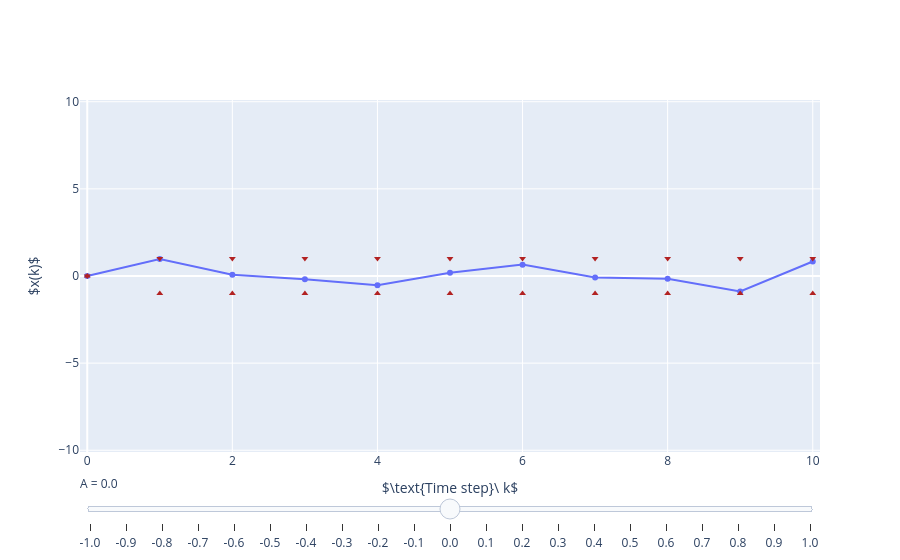

Source (notebook cell):
### Markdown cell above
Since we are only considering intervals, we observe that the lower bound and upper bound of $A\mathbb{X}(1)\oplus\mathbb{D}$ are $-|A|-1$ and $|A|+1$, respectively.
Therefore, we have determined that
$$ \mathbb{X}(2) = A\mathbb{X}(1)\oplus\mathbb{D} = [-|A|-1, |A|+1] $$
and that $x(2)\in\mathbb{X}(2)$.

Now if we go one time step further, we want to determine $\mathbb{X}(3)$ from
$$ x(3) = Ax(2) + d(2). $$
Here, we can use again the Minkowski sum to write 
$$ \mathbb{X}(3) = A\mathbb{X}(2)\oplus \mathbb{D} = A^2\mathbb{X}(1)\oplus A\mathbb{D} \oplus \mathbb{D} = A^2\mathbb{D}\oplus A\mathbb{D} \oplus \mathbb{D}, $$
where we used the formulas for $\mathbb{X}(2)$ and $\mathbb{X}(1)$, which we found further above.

For the scalar system, we realize that $\mathbb{X}(2)$ is an interval again. So, we obtain
$$ \mathbb{X}(3) = [-|A|^2-|A|-1,|A|^2+|A|+1] $$
such that $x(3)\in\mathbb{X}(3)$, where we followed the same ideas as above.

By iteratively applying the dynamics, we can show that
$$ x(k)=\sum_{i=0}^{k-1}A^{k-1-i}d(i)$$
which leads to
$$ \mathbb{X}(k)={\bigoplus}_{i=0}^{k-1}A^{k-1-i}\mathbb{D}, $$
where we use the big $\oplus$ similar to the sum operator $\sum$ but for Minkowski sums and not addition.

For the scalar system, we get
$$ \mathbb{X}(k)={\bigoplus}_{i=0}^{k-1}A^{k-1-i}\mathbb{D}=\left[-\sum_{i=0}^{k-1}|A|^i,\sum_{i=0}^{k-1}|A|^i\right]. $$

Let us now focus only on the scalar system example to analyze the set $\mathbb{X}(k)$.

Since the upper and the lower bounds of the interval represent a [geometric series](https://en.wikipedia.org/wiki/Geometric_series), we can rewrite the interval as
$$  \mathbb{X}(k)=\left[-\frac{1-|A|^{k}}{1-|A|},\frac{1-|A|^{k}}{1-|A|}\right], $$
whenever $|A|\neq 1$.

When $|A|=1$, the set $\mathbb{X}(k)$ is given by
$$ \mathbb{X}(k)=\left[-\sum_{i=0}^{k-1}1^i,\sum_{i=0}^{k-1}1^i\right]=\left[-(k-1),k-1\right], $$
which also grows unbounded as $k$ grows large.

Thus, at each time step we know in which set $\mathbb{X}(k)$ the state $x(k)$ will lie if it is influenced by an additive disturbance and we have, therefore, quantified how the disturbance affects the dynamical system.

In the plot below you can change the value of $A$ and see how the set $\mathbb{X}(k)$ changes over $10$ time steps. 
An example trajectory of the system state $x(k)$ is also plotted, where at each time step $d(k)$ is randomly drawn from the set $\mathbb{D}=[-1,1]$.

### Code cell
# Code for trajectories of dynamical system

random.seed(a=5)
def get_set_bounds(d_bound,A,T):
    d_set_bounds = [0]
    for k in range(T):
        if k == 0:
            d_set_bound_k = d_bound
        else:
            d_set_bound_k = d_set_bounds[-1]*abs(A)+d_bound

        d_set_bounds.append(d_set_bound_k)

    return d_set_bounds


def get_trajectory(x0,A,T,d_bound):
    x_traj = [x0]
    for _ in range(T):
        # draw random disturbance from uniform interval
        dk = random.uniform(-d_bound,d_bound)
        xnew = A*x_traj[-1]+dk
        x_traj.append(xnew)

    return x_traj
# system parameters
x0 = 0
A = -1
T = 10
d_bound = 1

time_steps = np.arange(T+1)

slider_values = np.linspace(-1,1,21)
t_init = 0.0

steps = []
traj_dict = {}
set_bound_dict = {}
for value in slider_values:
    value_rounded = np.round(value,2)
    traj_fun = lambda x: get_trajectory(x0=x0,A=x,T=T,d_bound=d_bound)
    set_fun = lambda x: get_set_bounds(d_bound=d_bound, A=x, T=T)
    
    traj_dict[value_rounded] = traj_fun(value_rounded)
    set_bound_dict[value_rounded] = set_fun(value_rounded)
    
    step = dict(
        method="update",
        label=str(value_rounded),
        args=[
            {
                "x": [time_steps, time_steps, time_steps],
                "y": [traj_dict[value_rounded], [-1*i for i in set_bound_dict[value_rounded]], set_bound_dict[value_rounded]]
            }
        ]
    )
    steps.append(step)

sliders = [dict(
    active=np.argwhere(slider_values==t_init).item(),
    steps=steps,
    currentvalue={"prefix": r"A = "}
)]

fig4 = go.Figure(data=[
    go.Scatter(x=time_steps,
        y=traj_dict[t_init],
        mode="markers+lines",
        name = 'x(k)'),
    go.Scatter(x=time_steps, y=[-1*i for i in set_bound_dict[t_init]], mode="markers", marker=dict(symbol="triangle-up", color = 'firebrick')),
    go.Scatter(x=time_steps, y=set_bound_dict[t_init], mode="markers", marker=dict(symbol="triangle-down", color = 'firebrick'))
])



fig4.update_yaxes(range=[-10.1,10.1])
fig4.update_xaxes(range=[-0.1,10.1])

# Initial annotation (for t_init)
fig4.update_layout(
    sliders=sliders,
    xaxis=dict(
                title=dict(
                    text=r"$\text{Time step}\ k$"
                    )
                ),
    yaxis=dict(
            title=dict(
                text=r"$x(k)$"
                )
            ),
    showlegend=False
)

HTML(fig4.to_html(include_plotlyjs=False, full_html=False, div_id="fig4"))

### Figure 1 — Plotly figure (JSON) as saved in the notebook; plotly's stock layout.template omitted (floating-point values rounded to 4 significant figures)
{"data": [{"mode": "markers+lines", "name": "x(k)", "type": "scatter", "x": [0, 1, 2, 3, 4, 5, 6, 7, 8, 9, 10], "y": [0, 0.9734, 0.06706, -0.1882, -0.5253, 0.1879, 0.6526, -0.08867, -0.1565, -0.8886, 0.8321]}, {"marker": {"color": "firebrick", "symbol": "triangle-up"}, "mode": "markers", "type": "scatter", "x": [0, 1, 2, 3, 4, 5, 6, 7, 8, 9, 10], "y": [0, -1, -1, -1, -1, -1, -1, -1, -1, -1, -1]}, {"marker": {"color": "firebrick", "symbol": "triangle-down"}, "mode": "markers", "type": "scatter", "x": [0, 1, 2, 3, 4, 5, 6, 7, 8, 9, 10], "y": [0, 1, 1, 1, 1, 1, 1, 1, 1, 1, 1]}], "layout": {"showlegend": false, "sliders": [{"active": 10, "currentvalue": {"prefix": "A = "}, "steps": [{"args": [{"x": [[0, 1, 2, 3, 4, 5, 6, 7, 8, 9, 10], [0, 1, 2, 3, 4, 5, 6, 7, 8, 9, 10], [0, 1, 2, 3, 4, 5, 6, 7, 8, 9, 10]], "y": [[0, 0.2458, 0.2378, 0.3526, 0.5323, -0.05249, 0.8971, -1.839, 1.77, -0.8837, 1.182], [0, -1, -2, -3, -4, -5, -6, -7, -8, -9, -10], [0, 1, 2, 3, 4, 5, 6, 7, 8, 9, 10]]}], "label": "-1.0", "method": "update"}, {"args": [{"x": [[0, 1, 2, 3, 4, 5, 6, 7, 8, 9, 10], [0, 1, 2, 3, 4, 5, 6, 7, 8, 9, 10], [0, 1, 2, 3, 4, 5, 6, 7, 8, 9, 10]], "y": [[0, 0.8018, -1.495, 1.284, -1.662, 1.584, -1.277, 0.1758, -0.7248, 0.2113, 0.6425], [0, -1, -1.9, -2.71, -3.439, -4.095, -4.686, -5.217, -5.695, -6.126, -6.513], [0, 1, 1.9, 2.71, 3.439, 4.095, 4.686, 5.217, 5.695, 6.126, 6.513]]}], "label": "-0.9", "method": "update"}, {"args": [{"x": [[0, 1, 2, 3, 4, 5, 6, 7, 8, 9, 10], [0, 1, 2, 3, 4, 5, 6, 7, 8, 9, 10], [0, 1, 2, 3, 4, 5, 6, 7, 8, 9, 10]], "y": [[0, 0.5315, -1.106, 1.479, -1.906, 1.759, -2.154, 0.7269, 0.1613, -0.7101, -0.0009393], [0, -1, -1.8, -2.44, -2.952, -3.362, -3.689, -3.951, -4.161, -4.329, -4.463], [0, 1, 1.8, 2.44, 2.952, 3.362, 3.689, 3.951, 4.161, 4.329, 4.463]]}], "label": "-0.8", "method": "update"}, {"args": [{"x": [[0, 1, 2, 3, 4, 5, 6, 7, 8, 9, 10], [0, 1, 2, 3, 4, 5, 6, 7, 8, 9, 10], [0, 1, 2, 3, 4, 5, 6, 7, 8, 9, 10]], "y": [[0, 0.9648, 0.06943, -0.47, 1.252, -0.7979, 0.9142, -1.23, 1.743, -0.839, 1.52], [0, -1, -1.7, -2.19, -2.533, -2.773, -2.941, -3.059, -3.141, -3.199, -3.239], [0, 1, 1.7, 2.19, 2.533, 2.773, 2.941, 3.059, 3.141, 3.199, 3.239]]}], "label": "-0.7", "method": "update"}, {"args": [{"x": [[0, 1, 2, 3, 4, 5, 6, 7, 8, 9, 10], [0, 1, 2, 3, 4, 5, 6, 7, 8, 9, 10], [0, 1, 2, 3, 4, 5, 6, 7, 8, 9, 10]], "y": [[0, 0.7875, -0.8749, 0.2473, -0.8165, -0.2187, -0.7385, 0.04582, 0.1787, -1.1, 1.016], [0, -1, -1.6, -1.96, -2.176, -2.306, -2.383, -2.43, -2.458, -2.475, -2.485], [0, 1, 1.6, 1.96, 2.176, 2.306, 2.383, 2.43, 2.458, 2.475, 2.485]]}], "label": "-0.6", "method": "update"}, {"args": [{"x": [[0, 1, 2, 3, 4, 5, 6, 7, 8, 9, 10], [0, 1, 2, 3, 4, 5, 6, 7, 8, 9, 10], [0, 1, 2, 3, 4, 5, 6, 7, 8, 9, 10]], "y": [[0, -0.3242, -0.218, 0.746, -0.4115, -0.1627, 0.04376, 0.3875, -1.08, 1.49, -1.699], [0, -1, -1.5, -1.75, -1.875, -1.938, -1.969, -1.984, -1.992, -1.996, -1.998], [0, 1, 1.5, 1.75, 1.875, 1.938, 1.969, 1.984, 1.992, 1.996, 1.998]]}], "label": "-0.5", "method": "update"}, {"args": [{"x": [[0, 1, 2, 3, 4, 5, 6, 7, 8, 9, 10], [0, 1, 2, 3, 4, 5, 6, 7, 8, 9, 10], [0, 1, 2, 3, 4, 5, 6, 7, 8, 9, 10]], "y": [[0, 0.4996, 0.4899, -1.16, 1.039, -0.6834, 0.4304, -1.154, -0.4449, -0.4602, 1.094], [0, -1, -1.4, -1.56, -1.624, -1.65, -1.66, -1.664, -1.666, -1.666, -1.666], [0, 1, 1.4, 1.56, 1.624, 1.65, 1.66, 1.664, 1.666, 1.666, 1.666]]}], "label": "-0.4", "method": "update"}, {"args": [{"x": [[0, 1, 2, 3, 4, 5, 6, 7, 8, 9, 10], [0, 1, 2, 3, 4, 5, 6, 7, 8, 9, 10], [0, 1, 2, 3, 4, 5, 6, 7, 8, 9, 10]], "y": [[0, -0.607, 0.6936, 0.6512, 0.6887, -0.5179, -0.1351, 0.08992, 0.5242, -0.9412, 0.7791], [0, -1, -1.3, -1.39, -1.417, -1.425, -1.428, -1.428, -1.428, -1.429, -1.429], [0, 1, 1.3, 1.39, 1.417, 1.425, 1.428, 1.428, 1.428, 1.429, 1.429]]}], "label": "-0.3", "method": "update"}, {"args": [{"x": [[0, 1, 2, 3, 4, 5, 6, 7, 8, 9, 10], [0, 1, 2, 3, 4, 5, 6, 7, 8, 9, 10], [0, 1, 2, 3, 4, 5, 6, 7, 8, 9, 10]], "y": [[0, 0.5945, 0.6005, -1.047, 1.101, -1.038, -0.111, 0.2438, 0.7874, -0.4776, 0.9439], [0, -1, -1.2, -1.24, -1.248, -1.25, -1.25, -1.25, -1.25, -1.25, -1.25], [0, 1, 1.2, 1.24, 1.248, 1.25, 1.25, 1.25, 1.25, 1.25, 1.25]]}], "label": "-0.2", "method": "update"}, {"args": [{"x": [[0, 1, 2, 3, 4, 5, 6, 7, 8, 9, 10], [0, 1, 2, 3, 4, 5, 6, 7, 8, 9, 10], [0, 1, 2, 3, 4, 5, 6, 7, 8, 9, 10]], "y": [[0, 0.09029, -0.3841, -0.328, -0.6122, -0.7824, -0.624, 0.4408, 0.9494, -0.7719, -0.8257], [0, -1, -1.1, -1.11, -1.111, -1.111, -1.111, -1.111, -1.111, -1.111, -1.111], [0, 1, 1.1, 1.11, 1.111, 1.111, 1.111, 1.111, 1.111, 1.111, 1.111]]}], "label": "-0.1", "method": "update"}, {"args": [{"x": [[0, 1, 2, 3, 4, 5, 6, 7, 8, 9, 10], [0, 1, 2, 3, 4, 5, 6, 7, 8, 9, 10], [0, 1, 2, 3, 4, 5, 6, 7, 8, 9, 10]], "y": [[0, 0.9734, 0.06706, -0.1882, -0.5253, 0.1879, 0.6526, -0.08867, -0.1565, -0.8886, 0.8321], [0, -1, -1, -1, -1, -1, -1, -1, -1, -1, -1], [0, 1, 1, 1, 1, 1, 1, 1, 1, 1, 1]]}], "label": "0.0", "method": "update"}, {"args": [{"x": [[0, 1, 2, 3, 4, 5, 6, 7, 8, 9, 10], [0, 1, 2, 3, 4, 5, 6, 7, 8, 9, 10], [0, 1, 2, 3, 4, 5, 6, 7, 8, 9, 10]], "y": [[0, -0.9346, -0.1063, 0.6662, -0.6722, 0.3961, 0.9392, 0.3547, 0.6115, -0.7256, -0.2034], [0, -1, -1.1, -1.11, -1.111, -1.111, -1.111, -1.111, -1.111, -1.111, -1.111], [0, 1, 1.1, 1.11, 1.111, 1.111, 1.111, 1.111, 1.111, 1.111, 1.111]]}], "label": "0.1", "method": "update"}, {"args": [{"x": [[0, 1, 2, 3, 4, 5, 6, 7, 8, 9, 10], [0, 1, 2, 3, 4, 5, 6, 7, 8, 9, 10], [0, 1, 2, 3, 4, 5, 6, 7, 8, 9, 10]], "y": [[0, -0.7015, 0.5492, -0.3005, -0.1538, 0.9678, 0.8981, 1.132, 0.1334, 0.002999, 0.4596], [0, -1, -1.2, -1.24, -1.248, -1.25, -1.25, -1.25, -1.25, -1.25, -1.25], [0, 1, 1.2, 1.24, 1.248, 1.25, 1.25, 1.25, 1.25, 1.25, 1.25]]}], "label": "0.2", "method": "update"}, {"args": [{"x": [[0, 1, 2, 3, 4, 5, 6, 7, 8, 9, 10], [0, 1, 2, 3, 4, 5, 6, 7, 8, 9, 10], [0, 1, 2, 3, 4, 5, 6, 7, 8, 9, 10]], "y": [[0, -0.04192, -0.4305, -0.3216, -0.8035, -0.487, 0.8307, 1.169, 0.6046, 0.18, -0.269], [0, -1, -1.3, -1.39, -1.417, -1.425, -1.428, -1.428, -1.428, -1.429, -1.429], [0, 1, 1.3, 1.39, 1.417, 1.425, 1.428, 1.428, 1.428, 1.429, 1.429]]}], "label": "0.3", "method": "update"}, {"args": [{"x": [[0, 1, 2, 3, 4, 5, 6, 7, 8, 9, 10], [0, 1, 2, 3, 4, 5, 6, 7, 8, 9, 10], [0, 1, 2, 3, 4, 5, 6, 7, 8, 9, 10]], "y": [[0, -0.8217, -0.7841, 0.2504, 0.8349, 0.05663, 0.5947, 0.7877, 0.7043, 0.6097, 0.7632], [0, -1, -1.4, -1.56, -1.624, -1.65, -1.66, -1.664, -1.666, -1.666, -1.666], [0, 1, 1.4, 1.56, 1.624, 1.65, 1.66, 1.664, 1.666, 1.666, 1.666]]}], "label": "0.4", "method": "update"}, {"args": [{"x": [[0, 1, 2, 3, 4, 5, 6, 7, 8, 9, 10], [0, 1, 2, 3, 4, 5, 6, 7, 8, 9, 10], [0, 1, 2, 3, 4, 5, 6, 7, 8, 9, 10]], "y": [[0, -0.2731, 0.2724, -0.3021, -0.1797, 0.4497, 0.6066, -0.109, 0.8366, 0.7177, 0.5202], [0, -1, -1.5, -1.75, -1.875, -1.938, -1.969, -1.984, -1.992, -1.996, -1.998], [0, 1, 1.5, 1.75, 1.875, 1.938, 1.969, 1.984, 1.992, 1.996, 1.998]]}], "label": "0.5", "method": "update"}, {"args": [{"x": [[0, 1, 2, 3, 4, 5, 6, 7, 8, 9, 10], [0, 1, 2, 3, 4, 5, 6, 7, 8, 9, 10], [0, 1, 2, 3, 4, 5, 6, 7, 8, 9, 10]], "y": [[0, -0.9768, -0.4921, -0.7939, -0.133, -0.154, 0.541, 0.6195, 0.9669, 0.2759, 0.4537], [0, -1, -1.6, -1.96, -2.176, -2.306, -2.383, -2.43, -2.458, -2.475, -2.485], [0, 1, 1.6, 1.96, 2.176, 2.306, 2.383, 2.43, 2.458, 2.475, 2.485]]}], "label": "0.6", "method": "update"}, {"args": [{"x": [[0, 1, 2, 3, 4, 5, 6, 7, 8, 9, 10], [0, 1, 2, 3, 4, 5, 6, 7, 8, 9, 10], [0, 1, 2, 3, 4, 5, 6, 7, 8, 9, 10]], "y": [[0, 0.4757, 0.9893, 0.3926, 0.9606, 1.412, 1.365, 1.908, 2.249, 1.61, 1.186], [0, -1, -1.7, -2.19, -2.533, -2.773, -2.941, -3.059, -3.141, -3.199, -3.239], [0, 1, 1.7, 2.19, 2.533, 2.773, 2.941, 3.059, 3.141, 3.199, 3.239]]}], "label": "0.7", "method": "update"}, {"args": [{"x": [[0, 1, 2, 3, 4, 5, 6, 7, 8, 9, 10], [0, 1, 2, 3, 4, 5, 6, 7, 8, 9, 10], [0, 1, 2, 3, 4, 5, 6, 7, 8, 9, 10]], "y": [[0, -0.6677, 0.1391, 0.9861, 0.7433, 0.9775, 1.221, 1.438, 0.4939, 0.9559, 0.9264], [0, -1, -1.8, -2.44, -2.952, -3.362, -3.689, -3.951, -4.161, -4.329, -4.463], [0, 1, 1.8, 2.44, 2.952, 3.362, 3.689, 3.951, 4.161, 4.329, 4.463]]}], "label": "0.8", "method": "update"}, {"args": [{"x": [[0, 1, 2, 3, 4, 5, 6, 7, 8, 9, 10], [0, 1, 2, 3, 4, 5, 6, 7, 8, 9, 10], [0, 1, 2, 3, 4, 5, 6, 7, 8, 9, 10]], "y": [[0, 0.3311, 0.1396, 0.3731, 0.8852, 1.07, 1.404, 0.319, -0.3928, -0.4714, -0.124], [0, -1, -1.9, -2.71, -3.439, -4.095, -4.686, -5.217, -5.695, -6.126, -6.513], [0, 1, 1.9, 2.71, 3.439, 4.095, 4.686, 5.217, 5.695, 6.126, 6.513]]}], "label": "0.9", "method": "update"}, {"args": [{"x": [[0, 1, 2, 3, 4, 5, 6, 7, 8, 9, 10], [0, 1, 2, 3, 4, 5, 6, 7, 8, 9, 10], [0, 1, 2, 3, 4, 5, 6, 7, 8, 9, 10]], "y": [[0, -0.5619, -0.19, 0.07172, -0.8446, -0.9014, -1.449, -2.341, -3.074, -3.439, -4.076], [0, -1, -2, -3, -4, -5, -6, -7, -8, -9, -10], [0, 1, 2, 3, 4, 5, 6, 7, 8, 9, 10]]}], "label": "1.0", "method": "update"}]}], "xaxis": {"range": [-0.1, 10.1], "title": {"text": "$\\text{Time step}\\ k$"}}, "yaxis": {"range": [-10.1, 10.1], "title": {"text": "$x(k)$"}}}}
